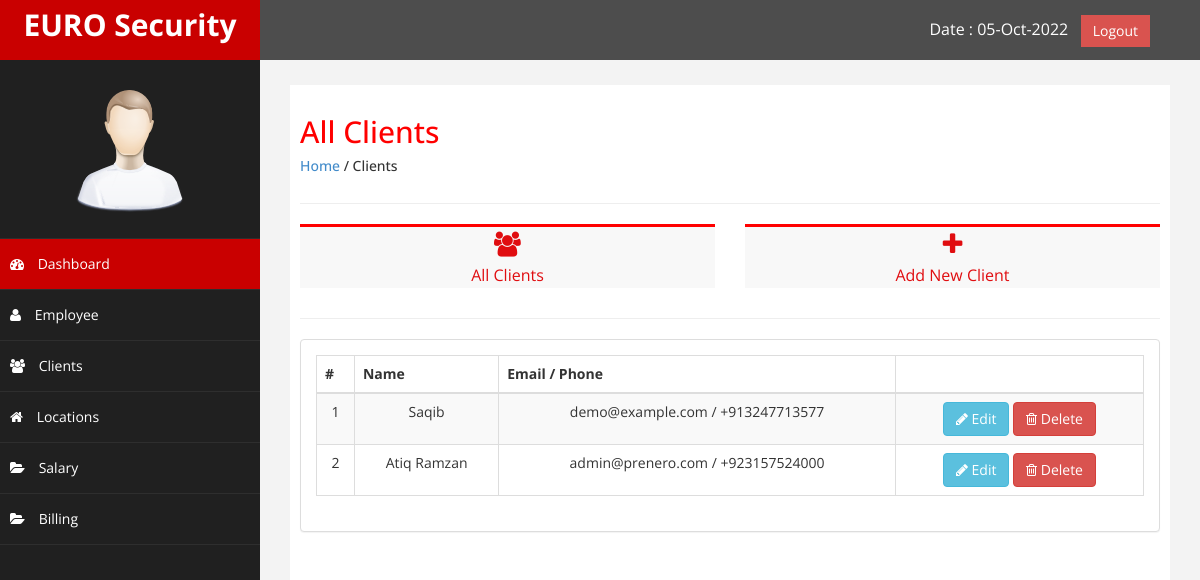
The page /clients.php (signed in) on the database its author committed.
### tables this page shows
CREATE TABLE `clients` (
  `client_id` int(55) NOT NULL,
  `client_name` varchar(255) NOT NULL,
  `client_email` varchar(255) NOT NULL,
  `client_phone` varchar(255) NOT NULL,
  `password` varchar(255) NOT NULL,
  `other_details` varchar(255) NOT NULL,
  `client_address` varchar(255) NOT NULL,
  `gst_num` varchar(20) NOT NULL,
  `pan_num` varchar(20) NOT NULL,
  `date_added` datetime NOT NULL
);

### clients.php (the view, shortened to what this page needs)
<?php
include('config.php');
include ('header.php');
include('sidebar.php');
?>
<div id="page-wrapper" >
	<div id="page-inner">
		<div class="row">
			<div class="col-md-12">
				<h2>All Clients</h2>
				<h5><a href="dashboard.php">Home</a> / Clients</h5>
			</div>
		</div>
		<hr />
		<div class="row">
			<div class="col-md-6 col-sm-6 col-xs-6">
				<a href="#" class="employee_button">
				<div class=" noti-box" style="text-align: center;">
						<i class="fa fa-users" style="font-size: 25px; padding-top: 5px;"></i>
						<p>All Clients</p>
				</div>
				</a>
			</div>
             <div class="col-md-6 col-sm-6 col-xs-6">
				 <a href="add_client.php" class="employee_button">
				<div class=" noti-box " style="text-align: center;">
						<i class="fa fa-plus" style="font-size: 25px; padding-top: 5px;"></i>
						<p>Add New Client</p>
				</div>
				 </a>
			</div>
		</div>
		<hr />
                <div class="row" >
                    <div class="col-md-12 col-sm-12 col-xs-12">
                    <div class="panel panel-default">
                        <div class="panel-body">
                            <div class="table-responsive">
                                <table class="table table-striped table-bordered table-hover text-center">
									<?php
	$page_rows = 10;
	$pagenum = 1;
	$limit = 'LIMIT ' .($pagenum - 1) * $page_rows .',' .$page_rows;
	$nquery=mysqli_query($connect,"select * from `clients` $limit");
?>
                                    <thead>
                                        <tr class="text-center">
                                            <th>#</th>
                                            <th>Name</th>
                                            <th>Email / Phone</th>
											 <th> </th>
                                        </tr>
                                    </thead>
                                    <tbody>
										<?php
                                    while($crow = mysqli_fetch_array($nquery)){
                                    ?>
                                        <tr>
                                            <td><?php echo $crow['client_id']; ?></td>
                                            <td><?php echo $crow['client_name']; ?></td>
                                            <td><?php echo $crow['client_email']; ?> / <?php echo $crow['client_phone']; ?></td>
                                            <td><a href="client-details.php?client_id=<?php echo $crow['client_id'];?>">
												<button class="btn btn-info"><i class="fa fa-pencil"></i> Edit</button>
												</a>
												<button class="btn btn-danger"><i class="fa fa-trash-o"></i> Delete</button>
                                        </tr>
                                      <?php
                                    }
                                ?>
                                    </tbody>
                                </table>
                            </div>
                        </div>
                    </div>
                    </div>
                </div>
    </div>
            </div>
<?php
include('footer.php');
?>

### css/custom.css (style rules this page uses)
body { font-family: 'Open Sans', sans-serif; }
#page-wrapper { padding: 15px 15px; min-height: 600px; background:#F3F3F3; }
#page-inner { width:100%; margin:10px 20px 10px 0px; background-color:#fff!important; padding:10px; min-height:1200px; }
.text-center { text-align:center; }
h2 { color: #f00; }
p { font-size:16px; line-height:25px; padding-top:5px; }
a { text-decoration: none; }
.noti-box { min-height: 40px; background: #F8F8F8; border-top: 3px solid #f00; }
.employee_button { text-decoration: none; color:#E00D10; }
@media (min-width:768px) { #page-wrapper { margin: 0 0 0 260px; padding: 15px 30px; min-height: 1200px; } }

### rows shown on the page
clients: client_id "1", client_name "Saqib", client_email "demo@example.com", client_phone "+913247713577"
clients: client_id "2", client_name "Atiq Ramzan", client_email "admin@prenero.com", client_phone "+923157524000"
